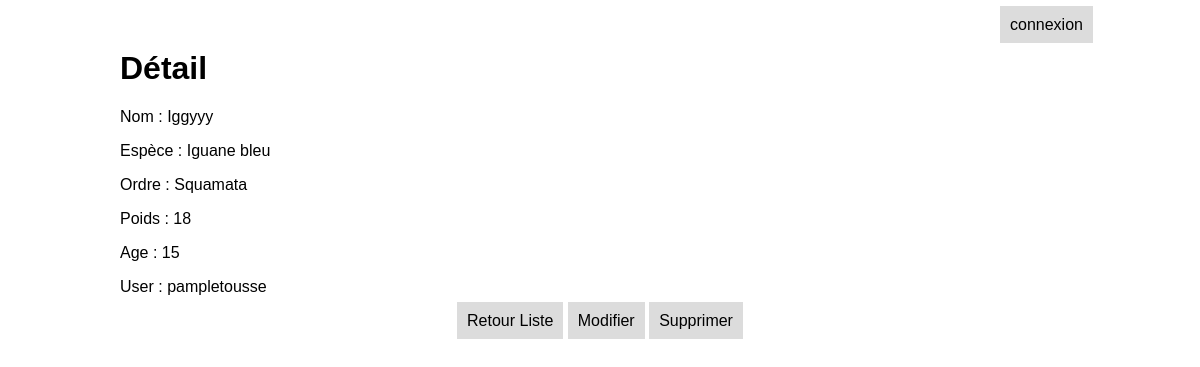
The app's page /detail/6, older data.
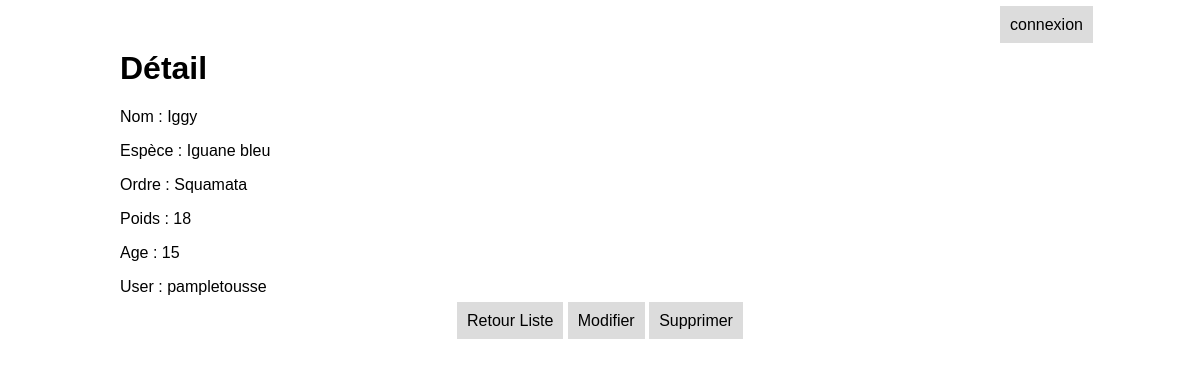
The same page, newer data.
### reptiles_app/models.py (models this page shows)
class Reptile(models.Model):
    nom = models.CharField(max_length=100)
    nomEspece = models.CharField(max_length=200)
    ordre = models.CharField(max_length=200)
    age = models.PositiveIntegerField(default=0)
    poids = models.PositiveIntegerField()
    user = models.ForeignKey(User,on_delete=models.CASCADE)

### reptiles_app/views.py (the view)
# urls.py: path('detail/<int:pk>',views.detail,name='detail'),
def detail(request,pk):
    template = loader.get_template("reptiles/detail.html")
    reptile = get_object_or_404(Reptile,pk=pk)
    context = getUserContext(request)
    context['reptile']=reptile
    return HttpResponse(template.render(context,request))

### reptiles_app/views.py (called while the page is built)
def getUserContext(request):
    context={}
    if request.user.is_authenticated == False:
        nom = ""
        codeco = "connexion"
    else:
        nom = request.user.username
        codeco = "deconnexion"
    context["userContext"]=nom
    context["codeco"]=codeco
    return context

### reptiles_app/templates/reptiles/detail.html
{% extends "reptiles/layout.html" %}
{% block content %}
<h1>Détail</h1>
<p>Nom : {{reptile.nom}}</p>
<p>Espèce : {{reptile.nomEspece}}</p>
<p>Ordre : {{reptile.ordre}}</p>
<p>Poids : {{reptile.poids}}</p>
<p>Age : {{reptile.age}}</p>
<p>User : {{reptile.user}}</p>
<div class="btnBottom">
    <a href="{% url 'liste' %}" title="Liste">Retour Liste</a>
    <a href="{% url 'update' reptile.pk %}" title="Modifier">Modifier</a>
    <a href="{% url 'delete' reptile.pk %}" title="Supprimer">Supprimer</a>
</div>
{% endblock %}

Row changes from the older to the newer data that the page shows:
changed Reptile "Iguane bleu": nom "Iggyyy" → "Iggy"
